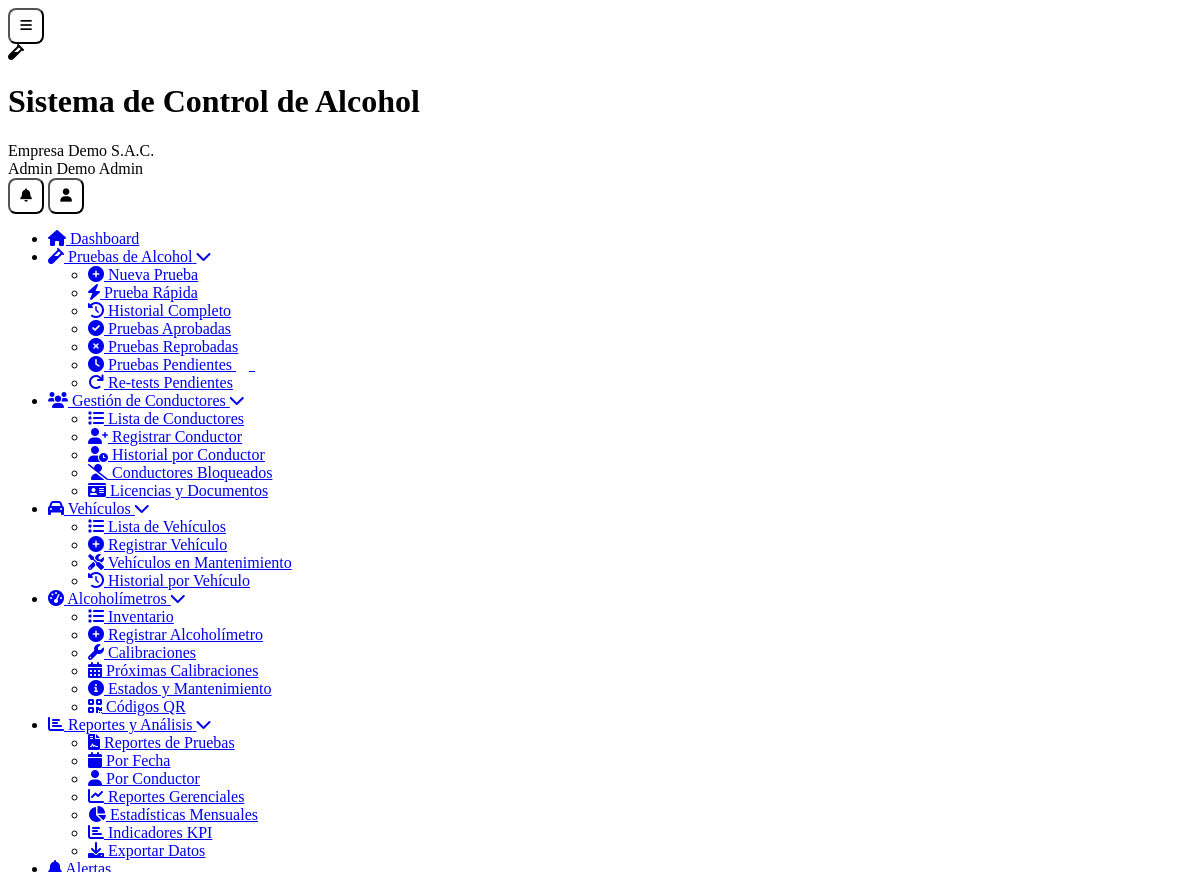
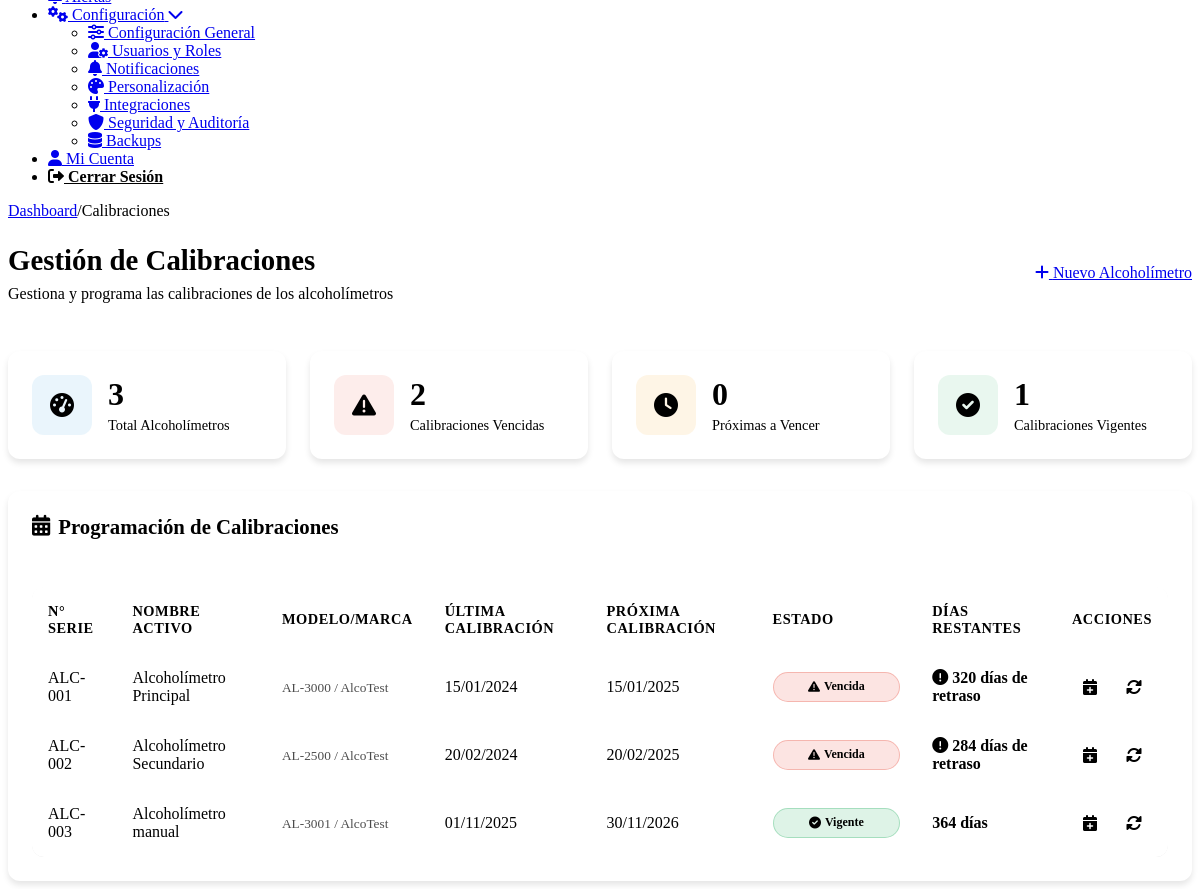
The page /calibraciones.php (signed in) on the database its author committed (2 pictures, top to bottom).
### tables this page shows
CREATE TABLE `usuarios` (
  `id` int(11) NOT NULL,
  `cliente_id` int(11) DEFAULT NULL,
  `nombre` varchar(100) NOT NULL,
  `apellido` varchar(100) DEFAULT NULL,
  `email` varchar(255) NOT NULL,
  `password` varchar(255) NOT NULL,
  `telefono` varchar(20) DEFAULT NULL,
  `dni` varchar(15) DEFAULT NULL,
  `rol` enum('super_admin','admin','supervisor','operador','conductor','auditor') NOT NULL,
  `foto_perfil` varchar(255) DEFAULT NULL,
  `estado` tinyint(1) DEFAULT 1,
  `ultimo_login` timestamp NULL DEFAULT NULL,
  `token_recuperacion` varchar(100) DEFAULT NULL,
  `fecha_expiracion_token` datetime DEFAULT NULL,
  `intentos_login` int(11) DEFAULT 0,
  `bloqueado_hasta` datetime DEFAULT NULL,
  `fecha_creacion` timestamp NULL DEFAULT current_timestamp()
);

CREATE TABLE `clientes` (
  `id` int(11) NOT NULL,
  `nombre_empresa` varchar(255) NOT NULL,
  `ruc` varchar(20) NOT NULL,
  `direccion` text DEFAULT NULL,
  `telefono` varchar(20) DEFAULT NULL,
  `email_contacto` varchar(255) DEFAULT NULL,
  `plan_id` int(11) NOT NULL,
  `logo` varchar(255) DEFAULT NULL,
  `color_primario` varchar(7) DEFAULT '#2196F3',
  `color_secundario` varchar(7) DEFAULT '#1976D2',
  `fecha_registro` timestamp NULL DEFAULT current_timestamp(),
  `fecha_vencimiento` date DEFAULT NULL,
  `estado` enum('activo','inactivo','suspendido','prueba') DEFAULT 'prueba',
  `token_api` varchar(100) DEFAULT NULL,
  `modo_demo` tinyint(1) DEFAULT 1
);

CREATE TABLE `alcoholimetros` (
  `id` int(11) NOT NULL,
  `cliente_id` int(11) NOT NULL,
  `numero_serie` varchar(50) NOT NULL,
  `nombre_activo` varchar(100) NOT NULL,
  `modelo` varchar(50) DEFAULT NULL,
  `marca` varchar(50) DEFAULT NULL,
  `fecha_calibracion` date DEFAULT NULL,
  `proxima_calibracion` date DEFAULT NULL,
  `estado` enum('activo','inactivo','mantenimiento','calibracion') DEFAULT 'activo',
  `qr_code` varchar(255) DEFAULT NULL,
  `fecha_creacion` timestamp NULL DEFAULT current_timestamp(),
  `fecha_actualizacion` timestamp NULL DEFAULT current_timestamp() ON UPDATE current_timestamp()
);

### calibraciones.php (the view, shortened to what the rows shown need)
<?php
require_once __DIR__ . '/includes/Database.php';
$page_title = 'Gestión de Calibraciones';
require_once __DIR__ . '/includes/header.php';
$db = new Database();
$cliente_id = $_SESSION['cliente_id'] ?? 0;
$modo_edicion = false;
$alcoholimetros = $db->fetchAll("
    SELECT *,
           DATEDIFF(proxima_calibracion, CURDATE()) as dias_restantes,
           CASE
               WHEN proxima_calibracion IS NULL THEN 'no_programada'
               WHEN proxima_calibracion < CURDATE() THEN 'vencida'
               WHEN DATEDIFF(proxima_calibracion, CURDATE()) <= 30 THEN 'proxima'
               ELSE 'vigente'
           END as estado_calibracion
    FROM alcoholimetros
    WHERE cliente_id = ?
    ORDER BY
        CASE
            WHEN proxima_calibracion IS NULL THEN 1
            WHEN proxima_calibracion < CURDATE() THEN 0
            ELSE 2
        END,
        proxima_calibracion ASC
", [$cliente_id]);
?>
<div class="content-body">
    <div class="dashboard-header">
        <div class="welcome-section">
            <h1><?php echo $page_title; ?></h1>
        </div>
    </div>
    <div class="crud-container">
        <?php if (!$modo_edicion): ?>
        <div class="card">
            <div class="card-body">
                <?php if (!empty($alcoholimetros)): ?>
                <div class="table-responsive">
                    <table class="data-table">
                        <thead>
                            <tr>
                                <th>N° Serie</th>
                                <th>Nombre Activo</th>
                                <th>Modelo/Marca</th>
                                <th>Última Calibración</th>
                                <th>Próxima Calibración</th>
                                <th>Estado</th>
                                <th>Días Restantes</th>
                                <th>Acciones</th>
                            </tr>
                        </thead>
                        <tbody>
                            <?php foreach ($alcoholimetros as $alcoholimetro):
                                $dias_restantes = $alcoholimetro['dias_restantes'] ?? null;
                                $estado_calibracion = $alcoholimetro['estado_calibracion'] ?? 'no_programada';
                                switch ($estado_calibracion) {
                                    case 'vencida':
                                        $clase_estado = 'danger';
                                        $texto_estado = 'Vencida';
                                        $icono_estado = 'fa-exclamation-triangle';
                                        break;
                                    case 'vigente':
                                        $clase_estado = 'success';
                                        $texto_estado = 'Vigente';
                                        $icono_estado = 'fa-check-circle';
                                        break;
                                }
                            ?>
                            <tr>
                                <td><?php echo htmlspecialchars($alcoholimetro['numero_serie']); ?></td>
                                <td><?php echo htmlspecialchars($alcoholimetro['nombre_activo']); ?></td>
                                <td>
                                    <small class="text-muted">
                                        <?php echo htmlspecialchars($alcoholimetro['modelo'] ?? 'N/A'); ?> /
                                        <?php echo htmlspecialchars($alcoholimetro['marca'] ?? 'N/A'); ?>
                                    </small>
                                </td>
                                <td>
                                    <?php if ($alcoholimetro['fecha_calibracion']): ?>
                                        <?php echo date('d/m/Y', strtotime($alcoholimetro['fecha_calibracion'])); ?>
                                    <?php else: ?>
                                        <span class="text-muted">No calibrado</span>
                                    <?php endif; ?>
                                </td>
                                <td>
                                    <?php if ($alcoholimetro['proxima_calibracion']): ?>
                                        <?php echo date('d/m/Y', strtotime($alcoholimetro['proxima_calibracion'])); ?>
                                    <?php else: ?>
                                        <span class="text-muted">No programada</span>
                                    <?php endif; ?>
                                </td>
                                <td>
                                    <span class="status-badge <?php echo $clase_estado; ?>">
                                        <i class="fas <?php echo $icono_estado; ?>"></i>
                                        <?php echo $texto_estado; ?>
                                    </span>
                                </td>
                                <td>
                                    <?php if ($dias_restantes !== null): ?>
                                        <?php if ($dias_restantes < 0): ?>
                                            <span class="text-danger">
                                                <i class="fas fa-exclamation-circle"></i>
                                                <?php echo abs($dias_restantes); ?> días de retraso
                                            </span>
                                        <?php else: ?>
                                            <span class="<?php echo $dias_restantes <= 30 ? 'text-warning' : 'text-success'; ?>">
                                                <?php echo $dias_restantes; ?> días
                                            </span>
                                        <?php endif; ?>
                                    <?php else: ?>
                                        <span class="text-muted">-</span>
                                    <?php endif; ?>
                                </td>
                                <td class="action-buttons">
                                    <a href="?editar=<?php echo $alcoholimetro['id']; ?>" class="btn-icon" title="Programar Calibración">
                                        <i class="fas fa-calendar-plus"></i>
                                    </a>
                                    <a href="?calibrar=<?php echo $alcoholimetro['id']; ?>"
                                       class="btn-icon success"
                                       title="Registrar Calibración Hoy"
                                       onclick="return confirm('¿Registrar calibración para hoy? La próxima calibración se programará para 1 año después.')">
                                        <i class="fas fa-sync-alt"></i>
                                    </a>
                                </td>
                            </tr>
                            <?php endforeach; ?>
                        </tbody>
                    </table>
                </div>
                <?php endif; ?>
            </div>
        </div>
        <?php endif; ?>
    </div>
</div>
<?php
require_once __DIR__ . '/includes/footer.php';
?>

### includes/header.php (shortened to what the rows shown need)
<?php
$database = new Database();
$user_id = $_SESSION['user_id'] ?? null;
$user_query = $database->fetchOne("
    SELECT u.*, c.nombre_empresa, c.logo, c.color_primario, c.color_secundario, p.nombre_plan
    FROM usuarios u
    LEFT JOIN clientes c ON u.cliente_id = c.id
    LEFT JOIN planes p ON c.plan_id = p.id
    WHERE u.id = ?
", [$user_id]);
?>
<!DOCTYPE html>
<html lang="es">
<head>
	<link rel="stylesheet" href="<?php echo BASE_URL; ?>/assets/css/simple-style.css">
    <link rel="stylesheet" href="<?php echo BASE_URL; ?>/assets/css/responsive.css">
	<link rel="stylesheet" href="<?php echo BASE_URL; ?>/assets/css/dashboard-enhancements.css">
    <link href="https://cdnjs.cloudflare.com/ajax/libs/font-awesome/6.0.0/css/all.min.css" rel="stylesheet">
</head>
<body>
    <div class="app-container">
        <header class="app-header">
            <div class="header-content">
                <div class="brand-section">
                    <div class="brand-text">
                        <h1 class="app-name"><?php echo SITE_NAME; ?></h1>
                        <span class="client-name"><?php echo htmlspecialchars($user_query['nombre_empresa'] ?? 'Empresa'); ?></span>
                    </div>
                </div>
                <div class="user-menu">
                    <div class="user-info">
                        <span class="user-name"><?php echo htmlspecialchars(($user_query['nombre'] ?? 'Usuario') . ' ' . ($user_query['apellido'] ?? 'Sistema')); ?></span>
                        <span class="user-role"><?php echo ucfirst(str_replace('_', ' ', $user_query['rol'] ?? 'usuario')); ?></span>
                    </div>
                </div>
            </div>
        </header>
        <div class="main-content">
            <main class="content-area">
                <div class="content-body">

### rows shown on the page
usuarios: cliente.nombre_empresa "Empresa Demo S.A.C.", nombre+apellido "Admin Demo", rol "Admin"
alcoholimetros: numero_serie "ALC-001", nombre_activo "Alcoholímetro Principal", modelo "AL-3000", marca "AlcoTest", fecha_calibracion "15/01/2024", proxima_calibracion "15/01/2025", texto_estado "Vencida", dias_restantes "320"
alcoholimetros: numero_serie "ALC-002", nombre_activo "Alcoholímetro Secundario", modelo "AL-2500", marca "AlcoTest", fecha_calibracion "20/02/2024", proxima_calibracion "20/02/2025", texto_estado "Vencida", dias_restantes "284"
alcoholimetros: numero_serie "ALC-003", nombre_activo "Alcoholímetro manual", modelo "AL-3001", marca "AlcoTest", fecha_calibracion "01/11/2025", proxima_calibracion "30/11/2026", texto_estado "Vigente", dias_restantes "364"

### other values the page prints
SITE_NAME "Sistema de Control de Alcohol"
$crumb "Dashboard"
$crumb "Calibraciones"
$page_title "Gestión de Calibraciones"
$estadisticas['total'] "3"
$estadisticas['vencidas'] "2"
$estadisticas['proximas_vencer'] "0"
$estadisticas['vigentes'] "1"
